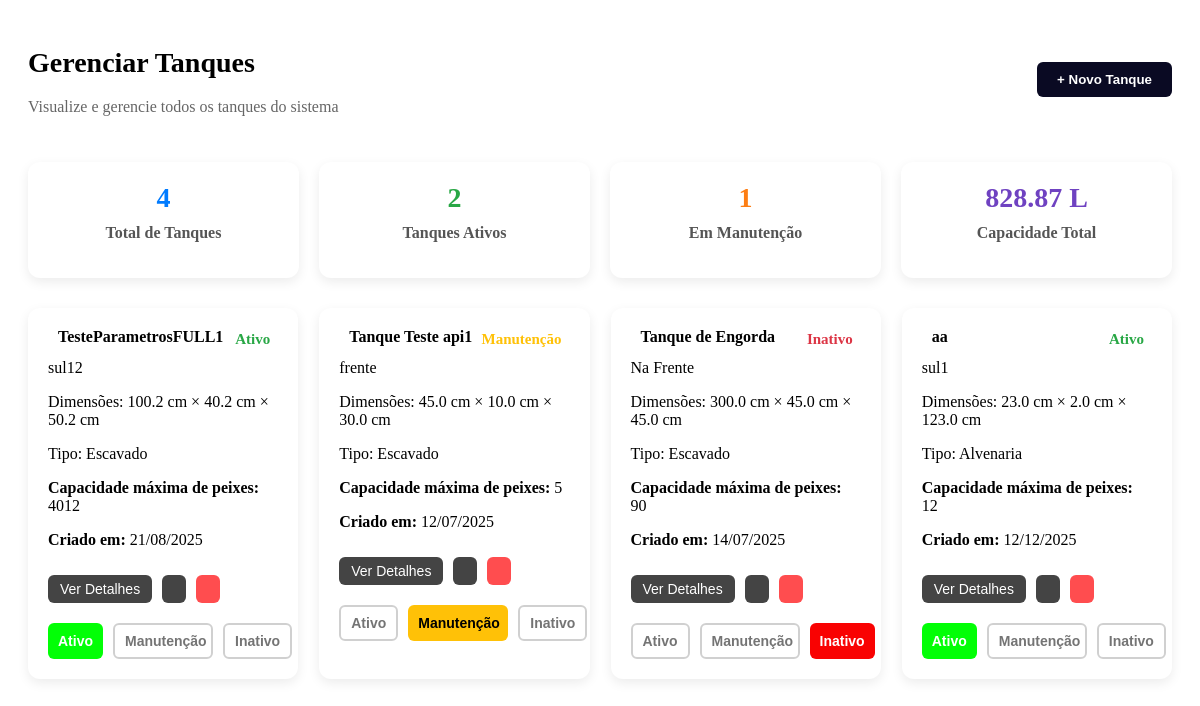
The app's page /tank/ (signed in) with its own data.
### core/models.py (models this page shows, shortened)
class Tanque(models.Model):
    TIPO_CHOICES = [
        ('Escavado', 'Escavado'),
        ('Tanque-rede', 'Tanque-rede'),
        ('Alvenaria', 'Alvenaria'),
        ('Fibra de vidro', 'Fibra de vidro'),
        ('Outro', 'Outro'),
    ]
    ESPECIE_CHOICES = [
        ('Tilápia do Nilo (Oreochromis niloticus)', 'Tilápia do Nilo'),
        ('Tilápia Azul (Oreochromis aureus)', 'Tilápia Azul'),
        ('Tilápia de Moçambique (Oreochromis mossambicus)', 'Tilápia de Moçambique'),
        ('Tilápia de Zanzibar (Oreochromis hornorum)', 'Tilápia de Zanzibar'),
        ('Outro', 'Outro'),
    ]
    FONTE_CHOICES = [
        ('Nascente', 'Nascente'),
        ('Poço artesiano', 'Poço artesiano'),
        ('Rio', 'Rio'),
        ('Abastecimento público', 'Abastecimento público'),
        ('Outro', 'Outro'),
    ]
    SITUACAO_CHOICES = [
        ('Ativo', 'Ativo'),
        ('Manutenção', 'Manutenção'),
        ('Inativo', 'Inativo'),
    ]
    usuario = models.ForeignKey(Usuario, on_delete=models.CASCADE, related_name="tanques")
    nome = models.CharField(max_length=100)
    comprimento = models.FloatField()
    largura = models.FloatField()
    altura = models.FloatField()
    capacidade_maxima = models.PositiveIntegerField(null=True, blank=True)
    tipo = models.CharField(max_length=20, choices=TIPO_CHOICES)
    especie_cultivada = models.CharField(max_length=80, choices=ESPECIE_CHOICES)
    data_instalacao = models.DateField(null=True, blank=True)
    localizacao = models.CharField(max_length=255, blank=True)
    fonte_agua = models.CharField(max_length=30, choices=FONTE_CHOICES, blank=True)
    situacao = models.CharField(max_length=20, choices=SITUACAO_CHOICES)
    temperatura = models.FloatField(null=True, blank=True)
    ph = models.FloatField(null=True, blank=True)
    oxigenio = models.FloatField(null=True, blank=True)
    tds = models.FloatField(null=True, blank=True)
    amonia = models.FloatField(null=True, blank=True)
    nitrito = models.FloatField(null=True, blank=True)
    nitrato = models.FloatField(null=True, blank=True)
    dureza_geral = models.FloatField(null=True, blank=True)
    dureza_carbonatos = models.FloatField(null=True, blank=True)
    salinidade = models.FloatField(null=True, blank=True)

### core/views.py (the view)
# urls.py: path('tank/', views.tank, name='tank'),
@login_required
def tank(request):
    usuario = request.user
    tanques = Tanque.objects.filter(usuario=usuario)
    total = tanques.count()
    ativos = tanques.filter(situacao='Ativo').count()
    manutencao = tanques.filter(situacao='Manutenção').count()
    capacidade_total = 0
    for t in tanques:
        if t.comprimento and t.largura and t.altura:
            capacidade_total += (t.comprimento * t.largura * t.altura) / 1000
    context = {
        'tanques': tanques,
        'tem_tanques': total > 0,
        'total': total,
        'ativos': ativos,
        'manutencao': manutencao,
        'capacidade_total': round(capacidade_total, 2),
    }
    return render(request, 'front/tank.html', context)

### core/templates/front/tank.html (shortened to what this page needs)
 {% load static %}
<link rel="stylesheet" href="{% static 'css/estilogeraltemas.css' %}">
<div class="dashboard-content-wrapper">
  <div class="top-header">
    <div>
      <h1>Gerenciar Tanques</h1>
      <p>Visualize e gerencie todos os tanques do sistema</p>
    </div>
    <button onclick="abrirFormularioTanque()">+ Novo Tanque</button>
  </div>
  <div class="cards-container">
    <div class="card-box">
      <span class="blue">{{ total }}</span>
      <h3>Total de Tanques</h3>
    </div>
    <div class="card-box">
      <span class="green">{{ ativos }}</span>
      <h3>Tanques Ativos</h3>
    </div>
    <div class="card-box">
      <span class="orange">{{ manutencao }}</span>
      <h3>Em Manutenção</h3>
    </div>
    <div class="card-box">
      <span class="purple">{{ capacidade_total }} L</span>
      <h3>Capacidade Total</h3>
    </div>
  </div>
  {% if not tem_tanques %}
  <div class="empty-box">
    <img src="https://cdn-icons-png.flaticon.com/512/833/833593.png" alt="icone vazio">
    <h2>Nenhum tanque cadastrado</h2>
    <p>Adicione seu primeiro tanque para começar o monitoramento</p>
  </div>
  {% else %}
  <div class="tank-list">
    {% for tanque in tanques %}
    <div class="card-box" style="position: relative;">
      <div style="display: flex; justify-content: space-between; align-items: start;">
        <div style="display: flex; align-items: center; gap: 10px;">
          <strong style="font-size: 16px;">{{ tanque.nome }}</strong>
        </div>
        <span class="situacao-text situacao-span
  {% if tanque.situacao == 'Ativo' %}ativo
  {% elif tanque.situacao == 'Manutenção' %}manutencao
  {% elif tanque.situacao == 'Inativo' %}inativo
  {% endif %}">
          {{ tanque.situacao }}
        </span>
      </div>
      <p style="margin: 8px 0 4px;"> {{ tanque.localizacao }}</p>
      <p>
        Dimensões: {{ tanque.comprimento|floatformat:1 }} cm × {{ tanque.largura|floatformat:1 }} cm × {{ tanque.altura|floatformat:1 }} cm
      </p>
      <p> Tipo: {{ tanque.tipo }}</p>
      <p><strong>Capacidade máxima de peixes:</strong> {{ tanque.capacidade_maxima }}</p>
      <p><strong>Criado em:</strong> {{ tanque.data_instalacao|date:"d/m/Y" }}</p>
      <div style="margin-top: 15px; display: flex; gap: 10px; flex-wrap: wrap;">
        <button onclick="verDetalhesTanque({{ tanque.id }})"
          style="background: #444444; padding: 6px 12px; border-radius: 6px; color: white;">
          Ver
          Detalhes</button>
        <button onclick="carregarConteudo('{% url 'configuracoes_tanque' tanque.id %}')"
          style="background: #444444; padding: 6px 12px; border-radius: 6px; color: white;">
        </button>
        <button onclick="deletarTanque({{ tanque.id }})"
          style="background: #ff4d4f; color: white; padding: 6px 12px; border-radius: 6px;"></button>
      </div>
      <div style="margin-top: 10px; display: flex; gap: 10px;">
        <button class="btn-situacao {% if tanque.situacao == 'Ativo' %}ativo{% else %}apagado{% endif %}"
          onclick="atualizarSituacao({{ tanque.id }}, 'Ativo', this)">Ativo</button>
        <button class="btn-situacao {% if tanque.situacao == 'Manutenção' %}manutencao{% else %}apagado{% endif %}"
          onclick="atualizarSituacao({{ tanque.id }}, 'Manutenção', this)">Manutenção</button>
        <button class="btn-situacao {% if tanque.situacao == 'Inativo' %}inativo{% else %}apagado{% endif %}"
          onclick="atualizarSituacao({{ tanque.id }}, 'Inativo', this)">Inativo</button>
      </div>
    </div>
    {% endfor %}
  </div>
  {% endif %}
</div>

### core/templates/front/tank.html (style rules this page uses)
.dashboard-content-wrapper { max-width: 100%; margin: 0; padding: 20px; }
.cards-container { display: flex; justify-content: space-between; flex-wrap: wrap; gap: 20px; margin-bottom: 30px; }
.card-box { flex: 1; min-width: 200px; background-color: #fff; border-radius: 12px; box-shadow: 0 4px 12px rgba(0, 0, 0, 0.08); padding: 20px; text-align: center; color: initial; }
.card-box h3 { font-size: 16px; color: #555; margin-top: 10px; }
.card-box span { font-size: 15px; font-weight: bold; display: block; }
.cards-container .card-box span { font-size: 28px; font-weight: bold; display: block; }
.blue { color: #007bff; }
.green { color: #28a745; }
.orange { color: #fd7e14; }
.purple { color: #6f42c1; }
.top-header { display: flex; justify-content: space-between; align-items: center; margin-bottom: 30px; }
.top-header h1 { font-size: 28px; font-weight: bold; }
.top-header p { color: #666; margin-top: 5px; }
.top-header button { padding: 10px 20px; background-color: #0a0a23; color: white; font-weight: bold; border-radius: 6px; border: none; cursor: pointer; }
.tank-list { display: grid; grid-template-columns: repeat(auto-fill, minmax(260px, 1fr)); gap: 21px; margin-top: 30px; }
.tank-list .card-box { text-align: left; }
.tank-list .card-box button { margin-top: 10px; padding: 8px 10px; background-color: #007bff; color: white; border: none; border-radius: 6px; cursor: pointer; font-size: 14px; }
.btn-situacao { padding: 5px 12px; border-radius: 6px; font-weight: bold; border: none; cursor: default; max-width: 100px; flex: 1 1 auto; white-space: nowrap; }
.btn-situacao.ativo { background-color: #02ff06 !important; color: white !important; opacity: 1 !important; }
.btn-situacao.manutencao { background-color: #ffc107 !important; color: black !important; opacity: 1 !important; }
.btn-situacao.inativo { background-color: #f90202 !important; color: white !important; opacity: 1 !important; }
.btn-situacao.apagado { background-color: white !important; color: #666 !important; border: 2px solid #ccc !important; opacity: 0.9 !important; cursor: pointer !important; }
.situacao-text { padding: 3px 8px; font-size: 12px; font-weight: bold; border-radius: 12px; display: inline-block; }
.situacao-text.ativo { color: #28a745; }
.situacao-text.manutencao { color: #ffc107; }
.situacao-text.inativo { color: #dc3545; }

### records on screen
Tanque: nome "TesteParametrosFULL1", situacao "Ativo", localizacao "sul12", comprimento "100.2", largura "40.2", altura "50.2", tipo "Escavado", capacidade_maxima "4012", data_instalacao "21/08/2025"
Tanque: nome "Tanque Teste api1", situacao "Manutenção", localizacao "frente", comprimento "45.0", largura "10.0", altura "30.0", tipo "Escavado", capacidade_maxima "5", data_instalacao "12/07/2025"
Tanque: nome "Tanque de Engorda", situacao "Inativo", localizacao "Na Frente", comprimento "300.0", largura "45.0", altura "45.0", tipo "Escavado", capacidade_maxima "90", data_instalacao "14/07/2025"
Tanque: nome "aa", situacao "Ativo", localizacao "sul1", comprimento "23.0", largura "2.0", altura "123.0", tipo "Alvenaria", capacidade_maxima "12", data_instalacao "12/12/2025"

### other values on screen
{{ total }} "4"
{{ ativos }} "2"
{{ manutencao }} "1"
{{ capacidade_total }} "828.87"
